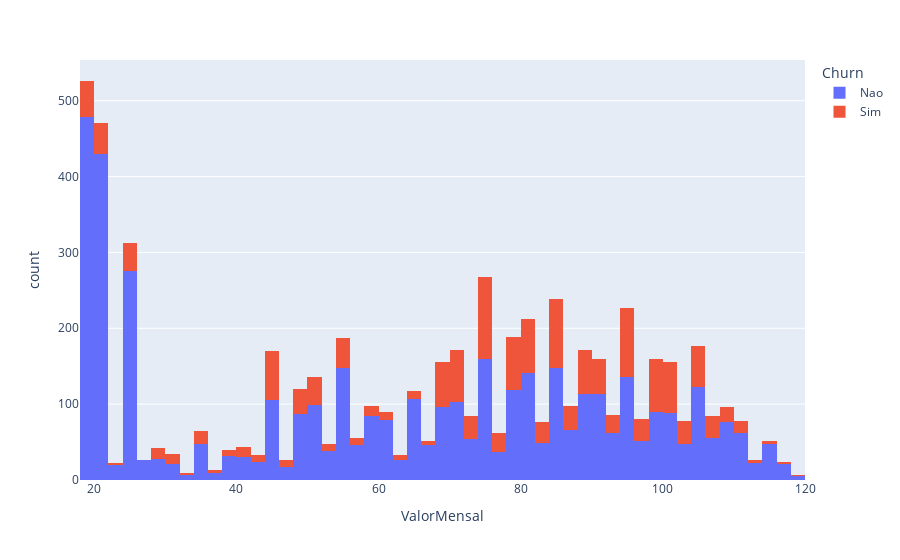

Notebook code for this chart:
### Code cell
graph = px .histogram(table, x = "ValorMensal", color = "Churn")
graph.show()

### Figure 1 — Plotly figure (JSON) as saved in the notebook; plotly's stock layout.template omitted (floating-point values rounded to 4 significant figures; data arrays with more than 128 entries replaced by an {"elided": "..."} marker saying what was removed)
{"data": [{"alignmentgroup": "True", "bingroup": "x", "hovertemplate": "Churn=Nao<br>ValorMensal=%{x}<br>count=%{y}<extra></extra>", "legendgroup": "Nao", "marker": {"color": "#636efa", "pattern": {"shape": ""}}, "name": "Nao", "offsetgroup": "Nao", "orientation": "v", "showlegend": true, "type": "histogram", "x": {"elided": "4398 float values"}, "xaxis": "x", "yaxis": "y"}, {"alignmentgroup": "True", "bingroup": "x", "hovertemplate": "Churn=Sim<br>ValorMensal=%{x}<br>count=%{y}<extra></extra>", "legendgroup": "Sim", "marker": {"color": "#EF553B", "pattern": {"shape": ""}}, "name": "Sim", "offsetgroup": "Sim", "orientation": "v", "showlegend": true, "type": "histogram", "x": {"elided": "1587 float values"}, "xaxis": "x", "yaxis": "y"}], "layout": {"barmode": "relative", "legend": {"title": {"text": "Churn"}, "tracegroupgap": 0}, "margin": {"t": 60}, "xaxis": {"anchor": "y", "domain": [0, 1], "title": {"text": "ValorMensal"}}, "yaxis": {"anchor": "x", "domain": [0, 1], "title": {"text": "count"}}}}
